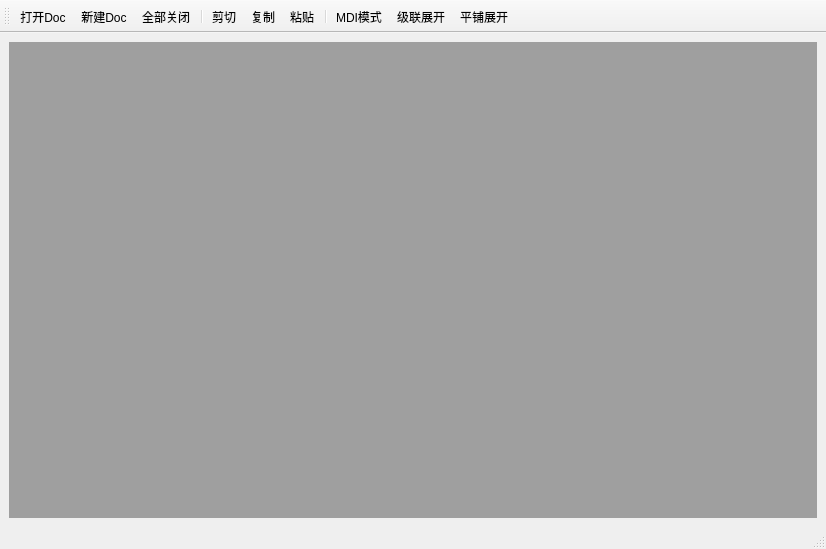
<?xml version="1.0" encoding="UTF-8"?>
<ui version="4.0">
 <class>MainWindow</class>
 <widget class="QMainWindow" name="MainWindow">
  <property name="geometry">
   <rect>
    <x>0</x>
    <y>0</y>
    <width>826</width>
    <height>549</height>
   </rect>
  </property>
  <property name="windowTitle">
   <string>MainWindow</string>
  </property>
  <widget class="QWidget" name="centralwidget">
   <layout class="QHBoxLayout" name="horizontalLayout">
    <item>
     <widget class="QMdiArea" name="mdiArea"/>
    </item>
   </layout>
  </widget>
  <widget class="QMenuBar" name="menubar">
   <property name="geometry">
    <rect>
     <x>0</x>
     <y>0</y>
     <width>826</width>
     <height>26</height>
    </rect>
   </property>
  </widget>
  <widget class="QStatusBar" name="statusbar"/>
  <widget class="QToolBar" name="toolBar">
   <property name="windowTitle">
    <string>toolBar</string>
   </property>
   <property name="toolButtonStyle">
    <enum>Qt::ToolButtonTextUnderIcon</enum>
   </property>
   <attribute name="toolBarArea">
    <enum>TopToolBarArea</enum>
   </attribute>
   <attribute name="toolBarBreak">
    <bool>false</bool>
   </attribute>
   <addaction name="actDoc_Open"/>
   <addaction name="actDoc_New"/>
   <addaction name="actClose"/>
   <addaction name="separator"/>
   <addaction name="actCut"/>
   <addaction name="actCopy"/>
   <addaction name="actPaste"/>
   <addaction name="separator"/>
   <addaction name="actMdi"/>
   <addaction name="actCascade"/>
   <addaction name="actTile"/>
  </widget>
  <action name="actDoc_Open">
   <property name="icon">
    <iconset resource="res.qrc">
     <normaloff>:/images/images/64_5.png</normaloff>:/images/images/64_5.png</iconset>
   </property>
   <property name="text">
    <string>打开Doc</string>
   </property>
   <property name="toolTip">
    <string>打开Doc</string>
   </property>
  </action>
  <action name="actDoc_New">
   <property name="icon">
    <iconset resource="res.qrc">
     <normaloff>:/images/images/64_6.png</normaloff>:/images/images/64_6.png</iconset>
   </property>
   <property name="text">
    <string>新建Doc</string>
   </property>
   <property name="toolTip">
    <string>新建Doc</string>
   </property>
  </action>
  <action name="actClose">
   <property name="icon">
    <iconset resource="res.qrc">
     <normaloff>:/images/images/64_5.png</normaloff>:/images/images/64_5.png</iconset>
   </property>
   <property name="text">
    <string>全部关闭</string>
   </property>
   <property name="toolTip">
    <string>全部关闭</string>
   </property>
  </action>
  <action name="actCopy">
   <property name="icon">
    <iconset resource="res.qrc">
     <normaloff>:/images/images/64_3.png</normaloff>:/images/images/64_3.png</iconset>
   </property>
   <property name="text">
    <string>复制</string>
   </property>
   <property name="toolTip">
    <string>复制</string>
   </property>
  </action>
  <action name="actPaste">
   <property name="icon">
    <iconset resource="res.qrc">
     <normaloff>:/images/images/64_1.png</normaloff>:/images/images/64_1.png</iconset>
   </property>
   <property name="text">
    <string>粘贴</string>
   </property>
  </action>
  <action name="actMdi">
   <property name="icon">
    <iconset resource="res.qrc">
     <normaloff>:/images/images/64_5.png</normaloff>:/images/images/64_5.png</iconset>
   </property>
   <property name="text">
    <string>MDI模式</string>
   </property>
  </action>
  <action name="actCut">
   <property name="icon">
    <iconset resource="res.qrc">
     <normaloff>:/images/images/64_2.png</normaloff>:/images/images/64_2.png</iconset>
   </property>
   <property name="text">
    <string>剪切</string>
   </property>
  </action>
  <action name="actCascade">
   <property name="icon">
    <iconset resource="res.qrc">
     <normaloff>:/images/images/64_5.png</normaloff>:/images/images/64_5.png</iconset>
   </property>
   <property name="text">
    <string>级联展开</string>
   </property>
  </action>
  <action name="actTile">
   <property name="icon">
    <iconset resource="res.qrc">
     <normaloff>:/images/images/64_5.png</normaloff>:/images/images/64_5.png</iconset>
   </property>
   <property name="text">
    <string>平铺展开</string>
   </property>
  </action>
 </widget>
 <resources>
  <include location="res.qrc"/>
 </resources>
 <connections/>
</ui>
